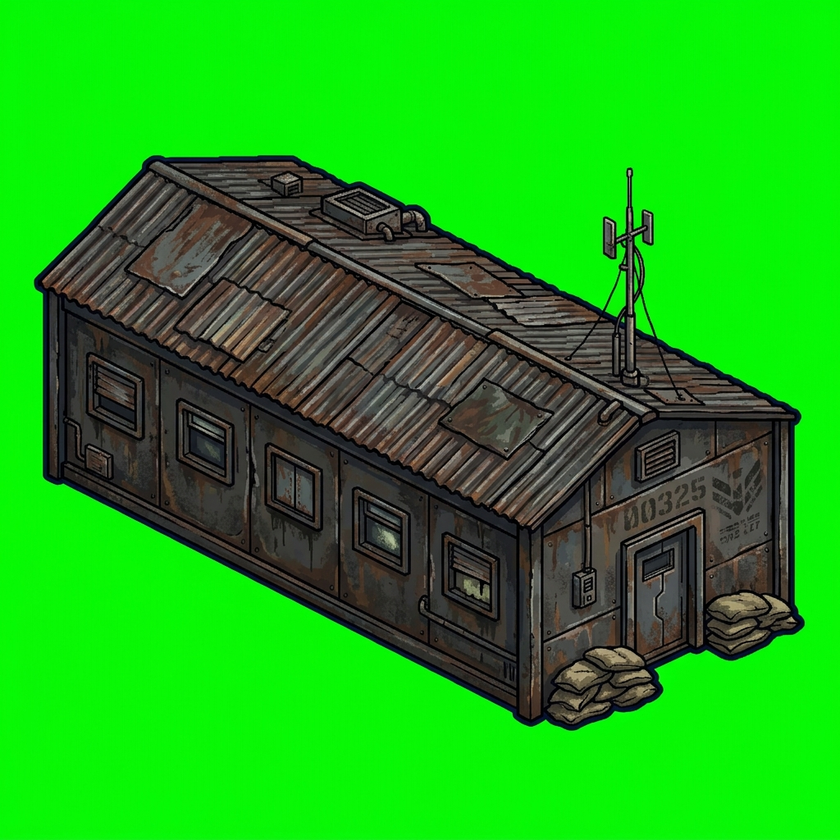
#> input picture assets/_raw/bl_barracks.png, 840 x 840 px, shrunk from 1024 x 1024 before the run
$ python chroma_key.py _raw/bl_barracks.png
#> lines starting #> are read from the running program, lines starting #| are printed output that depends on the picture
#!/usr/bin/env python3
"""生图资产 chroma-key: 把连通到格边的纯绿(#00FF00)背景置透明。
用于 codex exec 生成的 sprite sheet(模型输出不透明绿底), 在 build_sprites.py 之前跑。
用法: python3 assets/chroma_key.py <sheet.png> [sheet2.png ...]
幂等: 已透明背景再跑无变化。纯绿阈值: G>200 且 R<60 且 B<60(薄荷绿等柔和绿 R/B 高, 不会误伤)。
"""
import sys
from collections import deque
from PIL import Image

def chroma_key(path, cell=256, th=(200, 60, 60)):
#> called with path = '_raw/bl_barracks.png', cell = 256, th = (200, 60, 60)
    im = Image.open(path).convert('RGBA')
    W, H = im.size
#> W = 840; H = 840
    cols = max(1, W // cell)
#> cols = 3
    g_th, r_th, b_th = th
    total = 0
    for ci in range(cols):
        c = im.crop((ci * cell, 0, (ci + 1) * cell, H))
        px = c.load()
        def bg(x, y):
            r, g, b, a = px[x, y]
            return a > 200 and g > g_th and r < r_th and b < b_th
        seen = [[False] * H for _ in range(cell)]
        q = deque()
        for sx, sy in [(0, 0), (cell - 1, 0), (0, H - 1), (cell - 1, H - 1)]:
            if bg(sx, sy) and not seen[sy][sx]:
                seen[sy][sx] = True; q.append((sx, sy))
        while q:
            x, y = q.popleft()
            for dx, dy in ((1, 0), (-1, 0), (0, 1), (0, -1)):
                nx, ny = x + dx, y + dy
                if 0 <= nx < cell and 0 <= ny < H and not seen[ny][nx] and bg(nx, ny):
                    seen[ny][nx] = True; q.append((nx, ny))
        for y in range(H):
            for x in range(cell):
                if seen[y][x]:
                    px[x, y] = (0, 0, 0, 0)
                    total += 1
        im.paste(c, (ci * cell, 0))
#> this loop made 1 pass
#> pass 1, in chroma_key, `c = im.crop((ci * cell, 0, (ci + 1) * cell, H))`:
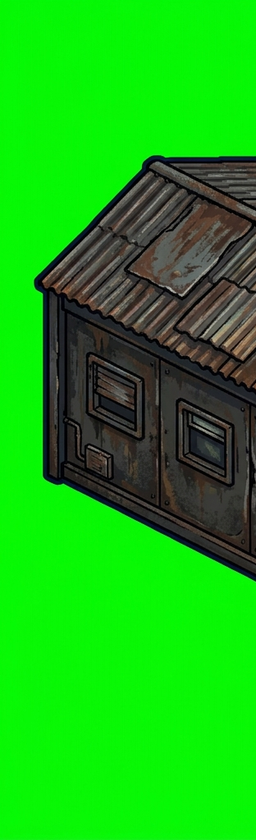
#> c: PIL image 256x840 RGBA; mean R, G, B, A 23.2, 181, 18.9, 255
#> after the loop, total = 0
    if total:
        im.save(path)
    print(f'  {path}: chroma-key 清 {total}px')
    return total

if __name__ == '__main__':
    for p in sys.argv[1:]:
#> (the run stopped early here; a loop or call above may not have finished)

$ run again, on assets/_raw/bl_farm.png
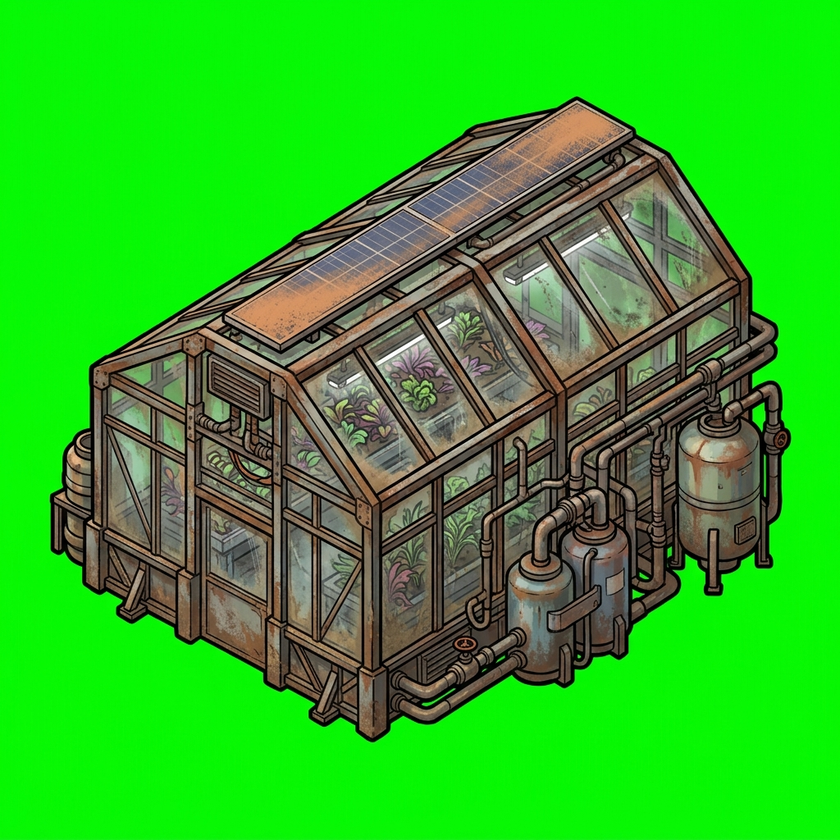
#> input picture assets/_raw/bl_farm.png, 840 x 840 px, shrunk from 1024 x 1024 before the run
#> the loop in chroma_key, `for ci in range(cols):` made 1 pass
#> pass 1, in chroma_key, `c = im.crop((ci * cell, 0, (ci + 1) * cell, H))`:
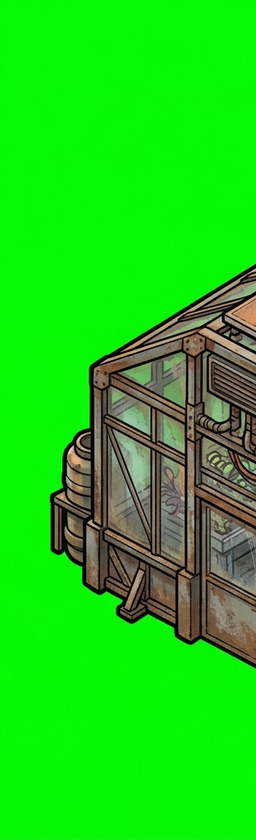
#> c: PIL image 256x840 RGBA; mean R, G, B, A 30.9, 206.2, 22, 255
#> after the loop in chroma_key, `for ci in range(cols):`: total = 0

$ run again, on assets/_raw/bl_gate.png
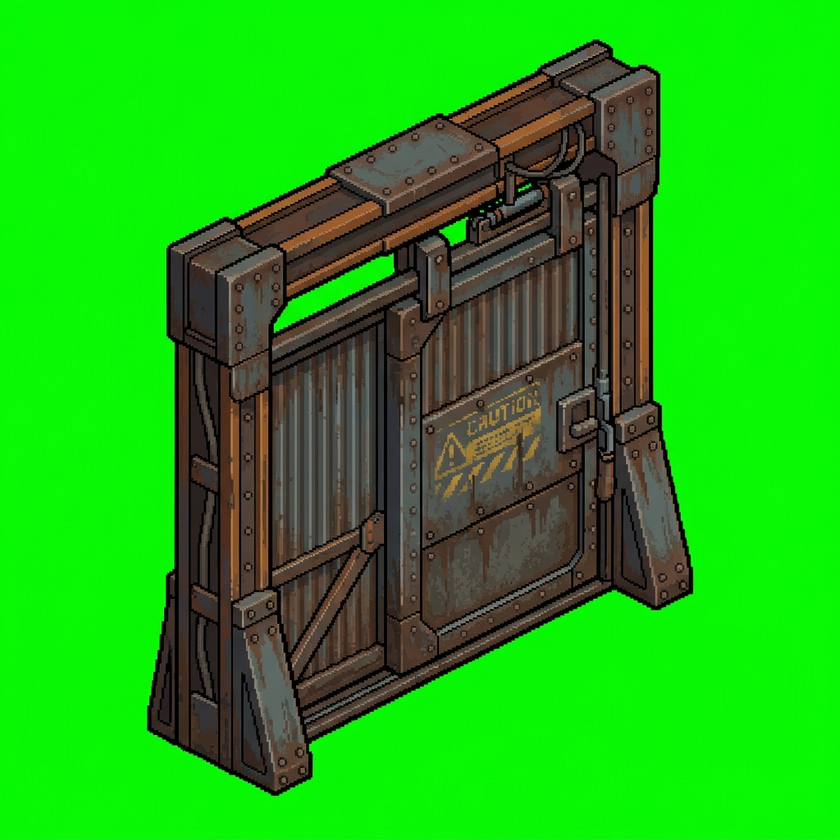
#> input picture assets/_raw/bl_gate.png, 840 x 840 px, shrunk from 1024 x 1024 before the run
#> the loop in chroma_key, `for ci in range(cols):` made 1 pass
#> pass 1, in chroma_key, `c = im.crop((ci * cell, 0, (ci + 1) * cell, H))`:
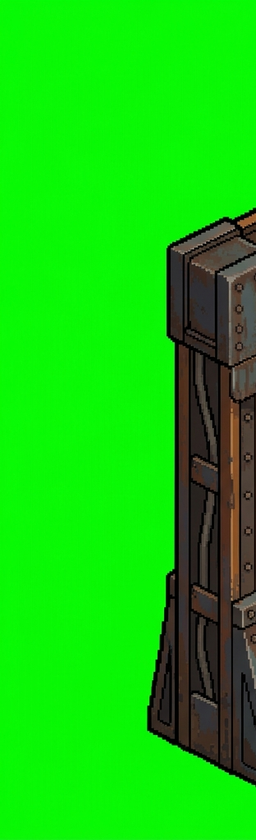
#> c: PIL image 256x840 RGBA; mean R, G, B, A 19.1, 202.9, 11.8, 255
#> after the loop in chroma_key, `for ci in range(cols):`: total = 0

$ run again, on assets/_raw/bl_house.png
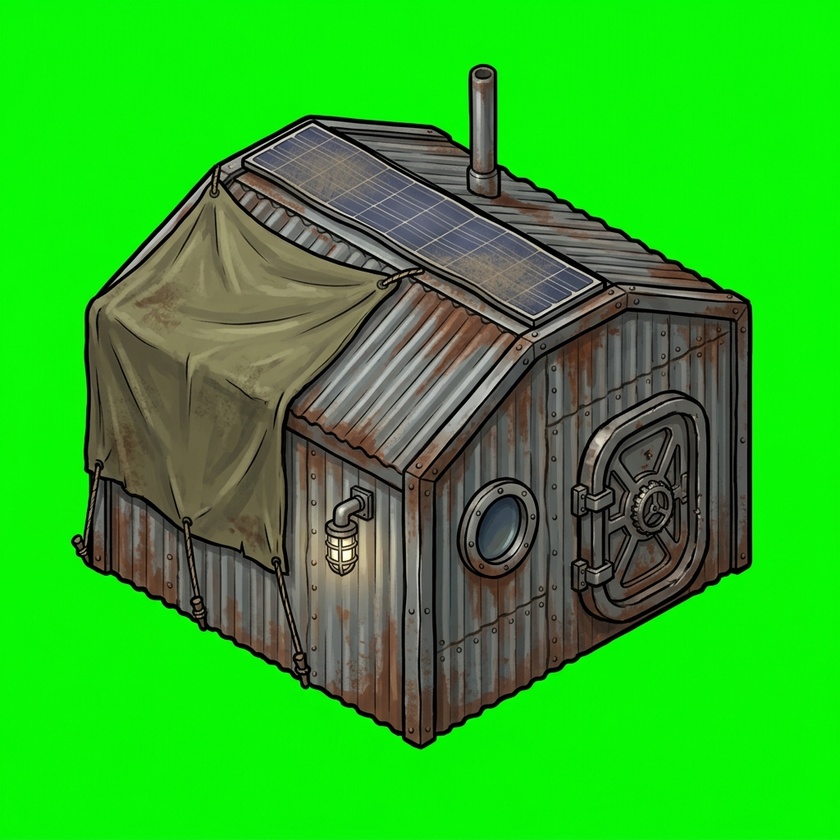
#> input picture assets/_raw/bl_house.png, 840 x 840 px, shrunk from 1024 x 1024 before the run
#> the loop in chroma_key, `for ci in range(cols):` made 1 pass
#> pass 1, in chroma_key, `c = im.crop((ci * cell, 0, (ci + 1) * cell, H))`:
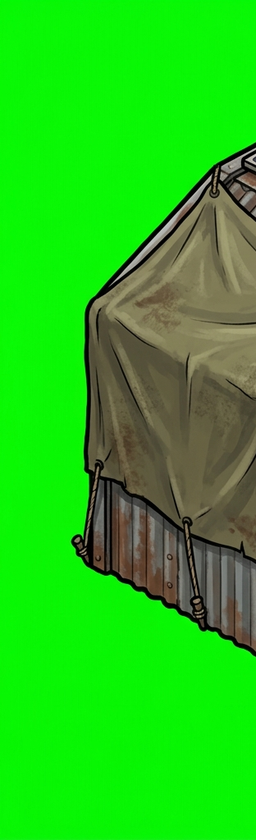
#> c: PIL image 256x840 RGBA; mean R, G, B, A 35.9, 197.8, 23.9, 255
#> after the loop in chroma_key, `for ci in range(cols):`: total = 0
